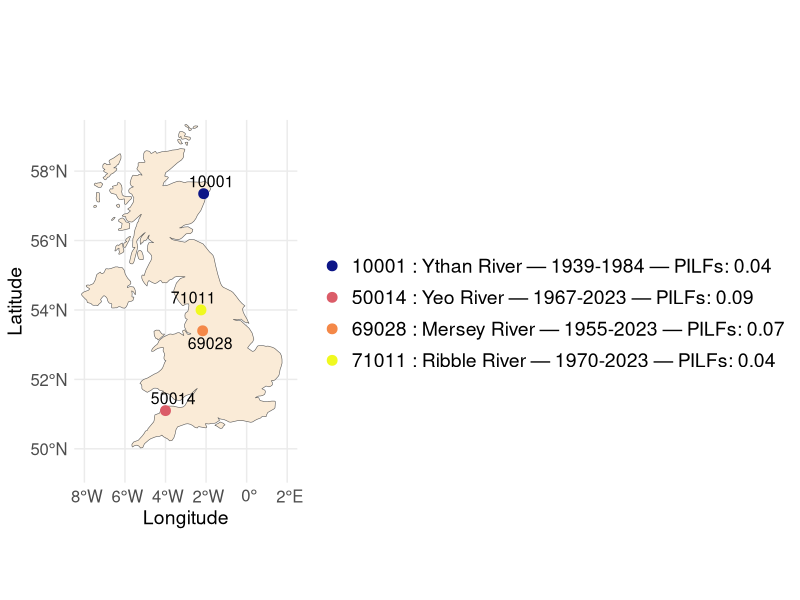
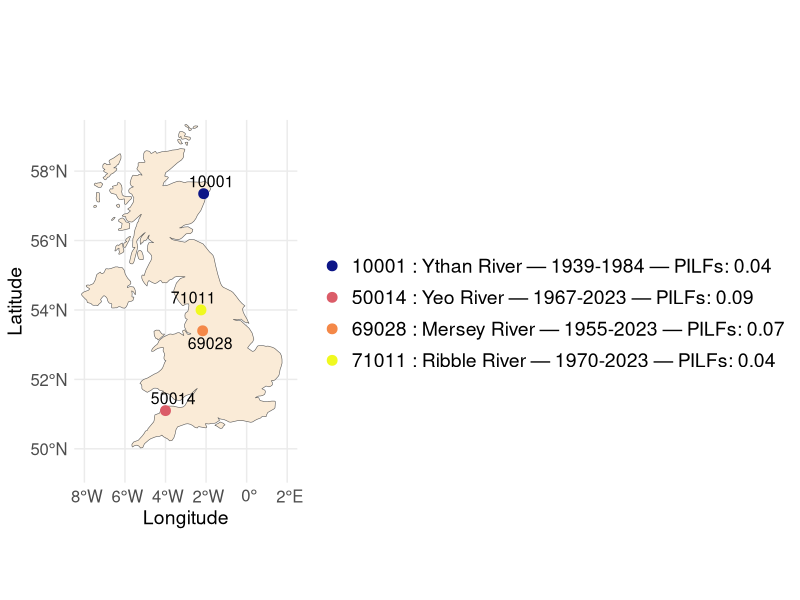

Source code (R) for these figures, in order:
## ---- chunk 1
#rm(list=ls())
library(sf)
library(ggplot2)
library(rnaturalearth)
library(rnaturalearthdata)
library(ggrepel)
library(ggpubr)
## ---- chunk 2
uk <- ne_countries(scale = "medium", country = "United Kingdom", returnclass = "sf")
## ---- chunk 3
stations <- data.frame(
  id = c("10001", "50014", "69028", "71011"),
  river = c("Ythan River", "Yeo River",  "Mersey River", "Ribble River"),
  lat = c(57.35, 51.1,  53.4, 54.0),
  lon = c(-2.12, -4,  -2.17, -2.25),
  first_year = c(1939,1967,1955,1970),
  last_year = c(1984,2023,2023,2023),
  pilf_prop = c(0.04, 0.09, 0.07, 0.04),
  colors = c("#0d1687","#db5c68","#f48848","#f0f920")
)
## ---- chunk 4
stations$legend_label <- paste0(
  stations$id, " : ", stations$river,
  " — ", stations$first_year, "-", stations$last_year,
  " — ", "PILFs: ", stations$pilf_prop
)

plt <- ggplot(data = uk) +
  geom_sf(fill = "antiquewhite") +
 geom_point(
  data = stations,
  aes(x = lon, y = lat, color = legend_label),
  size = 3
) +
scale_color_manual(values = stations$colors)+
  geom_text_repel(
    data = stations,
    aes(x = lon, y = lat, label = id),
    size = 4, nudge_y = 0, show.legend = FALSE
  ) +
  coord_sf(xlim = c(-8, 2), ylim = c(49.5, 59)) +
  labs(
    title = "",
    subtitle = "",
    x = "Longitude", y = "Latitude", color = ""
  ) +
  theme_minimal() +
  theme(legend.position = "right",
    #legend.position = "none",
      legend.key.height = unit(0.8, "cm"), 
    legend.text = element_text(size = 14),
      axis.title = element_text(size = 14),
      axis.text = element_text(size = 12)
    )

plt
## ---- chunk 5
ggsave(plot = plt,
       filename = "/application/figures/map_uk.png",
       width = 1760 / 180,
       height = 1060 / 180,
       dpi = 180,
       units = "in")
